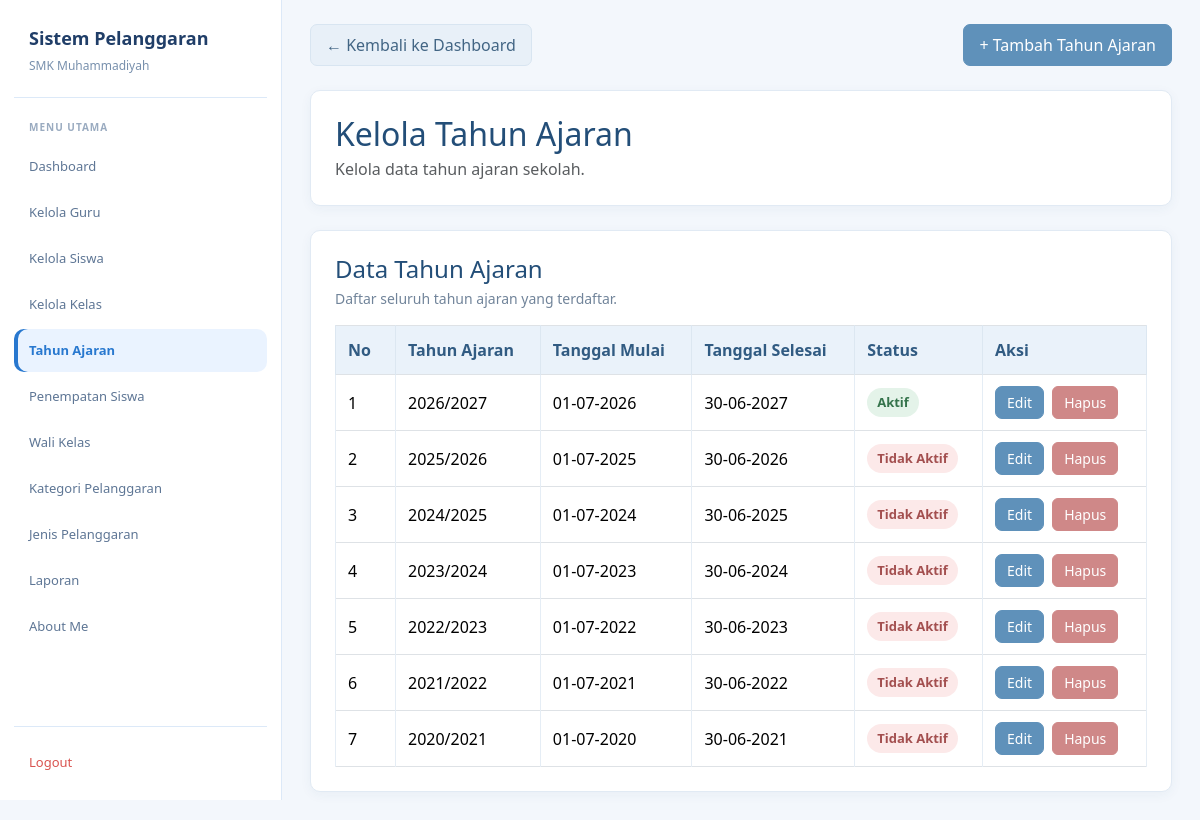
The app's page /admin/tahun_ajaran.php (signed in) with its own data.
### tables this page shows
CREATE TABLE `t_tahun_ajaran` (
  `id` int(11) NOT NULL,
  `nama` varchar(20) NOT NULL,
  `tanggal_mulai` date DEFAULT NULL,
  `tanggal_selesai` date DEFAULT NULL,
  `status_aktif` tinyint(1) DEFAULT NULL,
  `created_at` timestamp NULL DEFAULT current_timestamp(),
  `update_at` timestamp NULL DEFAULT current_timestamp()
);

### admin/tahun_ajaran.php (the view, shortened to what this page needs)
<?php
include "../config/koneksi.php";
mysqli_set_charset($koneksi, 'utf8mb4');
$jenis_pesan = "";
function e($value): string {
    return htmlspecialchars((string)($value ?? ''), ENT_QUOTES, 'UTF-8');
}
$query = mysqli_query(
    $koneksi,
    "SELECT id, nama, tanggal_mulai, tanggal_selesai, status_aktif
     FROM t_tahun_ajaran
     ORDER BY tanggal_mulai DESC, id DESC"
);
$form_sedang_terbuka = (
    $jenis_pesan === 'danger'
);
?>
<!DOCTYPE html>
<html lang="id">
<head>
<link href="https://cdn.jsdelivr.net/npm/bootstrap@5.3.8/dist/css/bootstrap.min.css" rel="stylesheet">
<link href="https://cdn.datatables.net/2.3.4/css/dataTables.bootstrap5.min.css" rel="stylesheet">
</head>
<body>
<aside class="sidebar">
    <div class="brand">
        <div class="brand-title">Sistem Pelanggaran</div>
        <div class="brand-subtitle">SMK Muhammadiyah</div>
    </div>
    <div class="menu-title">Menu Utama</div>
    <nav class="menu">
        <a href="../dashboard.php" class="menu-link">
            Dashboard
        </a>
        <a href="guru.php" class="menu-link">
            Kelola Guru
        </a>
        <a href="siswa.php" class="menu-link">
            Kelola Siswa
        </a>
        <a href="kelas.php" class="menu-link">
            Kelola Kelas
        </a>
        <a href="tahun_ajaran.php" class="menu-link active">
            Tahun Ajaran
        </a>
        <a href="penempatan_siswa.php" class="menu-link">
            Penempatan Siswa
        </a>
        <a href="wali_kelas.php" class="menu-link">
            Wali Kelas
        </a>
        <a href="kategori_pelanggaran.php" class="menu-link">
            Kategori Pelanggaran
        </a>
        <a href="jenis_pelanggaran.php" class="menu-link">
            Jenis Pelanggaran
        </a>
        <a href="cetak_export.php" class="menu-link">
            Laporan
        </a>
        <a href="../about.php" class="menu-link">
            About Me
        </a>
    </nav>
    <div class="logout">
        <a
            href="../logout.php"
            class="menu-link"
            onclick="return confirm('Yakin ingin keluar dari sistem?')"
        >
            Logout
        </a>
    </div>
</aside>
<main class="main">
    <div class="container py-4">
        <div class="d-flex flex-wrap justify-content-between align-items-center gap-2 mb-4">
            <a href="../dashboard.php" class="btn btn-secondary">
                &larr; Kembali ke Dashboard
            </a>
            <?php if (!$form_sedang_terbuka): ?>
                <button
                    type="button"
                    class="btn btn-primary"
                    id="btnTambahTahun"
                    aria-expanded="false"
                    aria-controls="formTambahTahun"
                >
                    + Tambah Tahun Ajaran
                </button>
            <?php endif; ?>
        </div>
        <div class="card mb-4">
            <div class="card-body">
                <h2 class="judul mb-1">
                    Kelola Tahun Ajaran
                </h2>
                <p class="text-muted mb-0">
                    Kelola data tahun ajaran sekolah.
                </p>
            </div>
        </div>
        <div class="card">
            <div class="card-body">
                <h4 class="mb-1">
                    Data Tahun Ajaran
                </h4>
                <p class="keterangan mb-3">
                    Daftar seluruh tahun ajaran yang terdaftar.
                </p>
                <div class="table-responsive">
                    <table
                        id="tabelTahun"
                        class="table table-bordered table-hover align-middle w-100"
                    >
                        <thead>
                            <tr>
                                <th style="width:60px">No</th>
                                <th>Tahun Ajaran</th>
                                <th>Tanggal Mulai</th>
                                <th>Tanggal Selesai</th>
                                <th>Status</th>
                                <th>Aksi</th>
                            </tr>
                        </thead>
                        <tbody>
                        <?php
                        $no = 1;
                        while ($tahun = mysqli_fetch_assoc($query)):
                        ?>
                            <tr>
                                <td>
                                    <?= $no++ ?>
                                </td>
                                <td>
                                    <?= e($tahun['nama']) ?>
                                </td>
                                <td>
                                    <?= !empty($tahun['tanggal_mulai'])
                                        ? date('d-m-Y', strtotime($tahun['tanggal_mulai']))
                                        : '-' ?>
                                </td>
                                <td>
                                    <?= !empty($tahun['tanggal_selesai'])
                                        ? date('d-m-Y', strtotime($tahun['tanggal_selesai']))
                                        : '-' ?>
                                </td>
                                <td>
                                    <?php if ((int)$tahun['status_aktif'] === 1): ?>
                                        <span class="status-aktif">
                                            Aktif
                                        </span>
                                    <?php else: ?>
                                        <span class="status-nonaktif">
                                            Tidak Aktif
                                        </span>
                                    <?php endif; ?>
                                </td>
                                <td>
                                    <div class="d-flex gap-2">
                                        <a
                                            href="edit_tahun_ajaran.php?id=<?= (int)$tahun['id'] ?>"
                                            class="btn btn-sm btn-primary"
                                        >
                                            Edit
                                        </a>
                                        <a
                                            href="hapus_tahun_ajaran.php?id=<?= (int)$tahun['id'] ?>"
                                            class="btn btn-sm btn-danger"
                                            onclick="return confirm('Yakin ingin menghapus tahun ajaran ini?')"
                                        >
                                            Hapus
                                        </a>
                                    </div>
                                </td>
                            </tr>
                        <?php endwhile; ?>
                        </tbody>
                    </table>
                </div>
            </div>
        </div>
    </div>
</main>
</body>
</html>

### admin/tahun_ajaran.php (style rules this page uses)
:root { --blue: #2878cf; --blue-dark: #203e68; --blue-soft: #eaf3ff; --muted: #7890ad; --line: #dce9f8; }
* { box-sizing: border-box; }
body { margin: 0; background: #f3f7fc; color: #2f435a; font-family: "Segoe UI", Arial, sans-serif; }
a { text-decoration: none; }
.sidebar { position: fixed; left: 0; top: 0; width: 282px; height: 100vh; overflow-y: auto; background: #fff; border-right: 1px solid var(--line); padding: 25px 14px 16px; display: flex; flex-direction: column; z-index: 1000; }
.brand { padding: 0 15px 22px; border-bottom: 1px solid var(--line); margin-bottom: 22px; }
.brand-title { font-size: 18px; font-weight: 700; color: var(--blue-dark); margin-bottom: 5px; }
.brand-subtitle { font-size: 12px; color: var(--muted); }
.menu-title { font-size: 10px; font-weight: 700; color: #9aabc0; letter-spacing: 1px; text-transform: uppercase; margin: 0 15px 10px; }
.menu { display: flex; flex-direction: column; gap: 3px; }
.menu-link { min-height: 43px; display: flex; align-items: center; padding: 10px 15px; border-radius: 10px; color: #5e7695; font-size: 13px; transition: .2s; }
.menu-link:hover, .menu-link.active { background: var(--blue-soft); color: var(--blue); }
.menu-link.active { font-weight: 600; box-shadow: inset 4px 0 0 var(--blue); }
.logout { margin-top: auto; padding-top: 14px; border-top: 1px solid var(--line); }
.logout .menu-link { color: #d9534f; }
.main { margin-left: 282px; min-height: 100vh; padding: 24px 28px 40px; }
.container { width: 100%; max-width: none !important; margin: 0 auto; padding: 0 !important; }
.judul, h4 { color: #234e78; }
.card { border: 1px solid #e1eaf4 !important; border-radius: 10px; box-shadow: 0 3px 12px rgba(35,78,120,.05) !important; }
.card-body { padding: 24px; }
.btn-primary { --bs-btn-color: #fff; --bs-btn-bg: #5f91ba; --bs-btn-border-color: #5f91ba; --bs-btn-hover-color: #fff; --bs-btn-hover-bg: #4b7fa9; --bs-btn-hover-border-color: #4b7fa9; border-radius: 7px; padding: 8px 15px; }
.btn-secondary { --bs-btn-bg: #e8f0f8; --bs-btn-border-color: #d8e5f1; --bs-btn-color: #426584; --bs-btn-hover-bg: #dceaf6; --bs-btn-hover-border-color: #cbddeb; --bs-btn-hover-color: #234e78; border-radius: 7px; padding: 8px 15px; }
.btn-danger { --bs-btn-color: #fff; --bs-btn-bg: #cf8888; --bs-btn-border-color: #cf8888; --bs-btn-hover-color: #fff; --bs-btn-hover-bg: #bd7777; --bs-btn-hover-border-color: #bd7777; border-radius: 6px; }
.btn-sm { padding: 5px 11px; }
.table { color: #344b63; vertical-align: middle; margin-bottom: 0; }
.table thead th { background: #eaf2fa; color: #315b82; border-color: #dce7f1; font-weight: 600; padding: 12px; white-space: nowrap; }
.table tbody td { border-color: #e5edf5; padding: 11px 12px; }
.status-aktif, .status-nonaktif { display: inline-block; padding: 5px 10px; border-radius: 20px; font-size: 13px; font-weight: 600; white-space: nowrap; }
.status-aktif { background: #e4f3e9; color: #34734b; }
.status-nonaktif { background: #fce9e9; color: #a34f4f; }
.keterangan { color: #71849a; font-size: 14px; }

### records on screen
t_tahun_ajaran: nama "2026/2027", tanggal_mulai "01-07-2026", tanggal_selesai "30-06-2027", status_aktif "Aktif"
t_tahun_ajaran: nama "2025/2026", tanggal_mulai "01-07-2025", tanggal_selesai "30-06-2026", status_aktif "Tidak Aktif"
t_tahun_ajaran: nama "2024/2025", tanggal_mulai "01-07-2024", tanggal_selesai "30-06-2025", status_aktif "Tidak Aktif"
t_tahun_ajaran: nama "2023/2024", tanggal_mulai "01-07-2023", tanggal_selesai "30-06-2024", status_aktif "Tidak Aktif"
t_tahun_ajaran: nama "2022/2023", tanggal_mulai "01-07-2022", tanggal_selesai "30-06-2023", status_aktif "Tidak Aktif"
t_tahun_ajaran: nama "2021/2022", tanggal_mulai "01-07-2021", tanggal_selesai "30-06-2022", status_aktif "Tidak Aktif"
t_tahun_ajaran: nama "2020/2021", tanggal_mulai "01-07-2020", tanggal_selesai "30-06-2021", status_aktif "Tidak Aktif"
